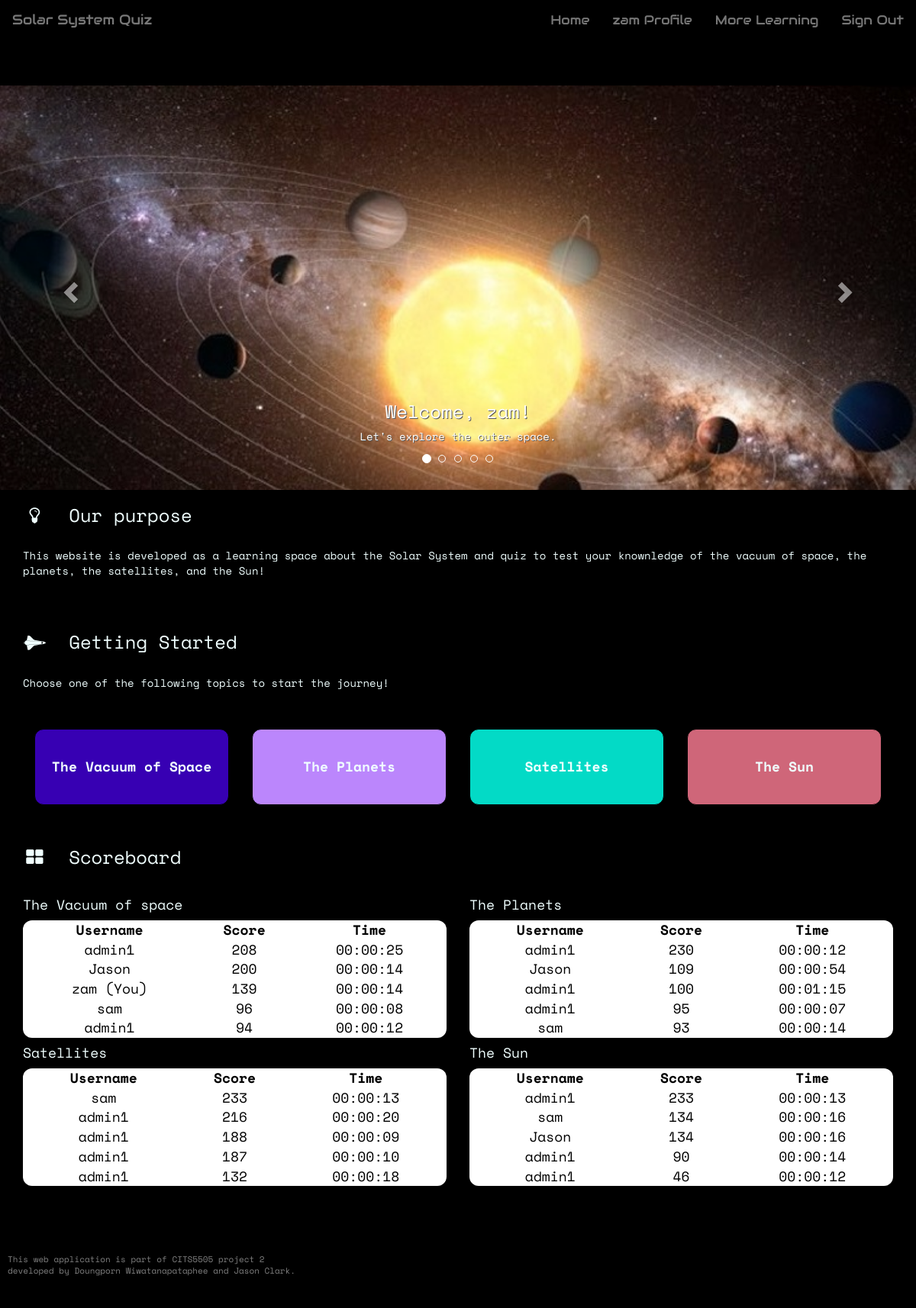
Page /home (signed in) on the earlier database version.
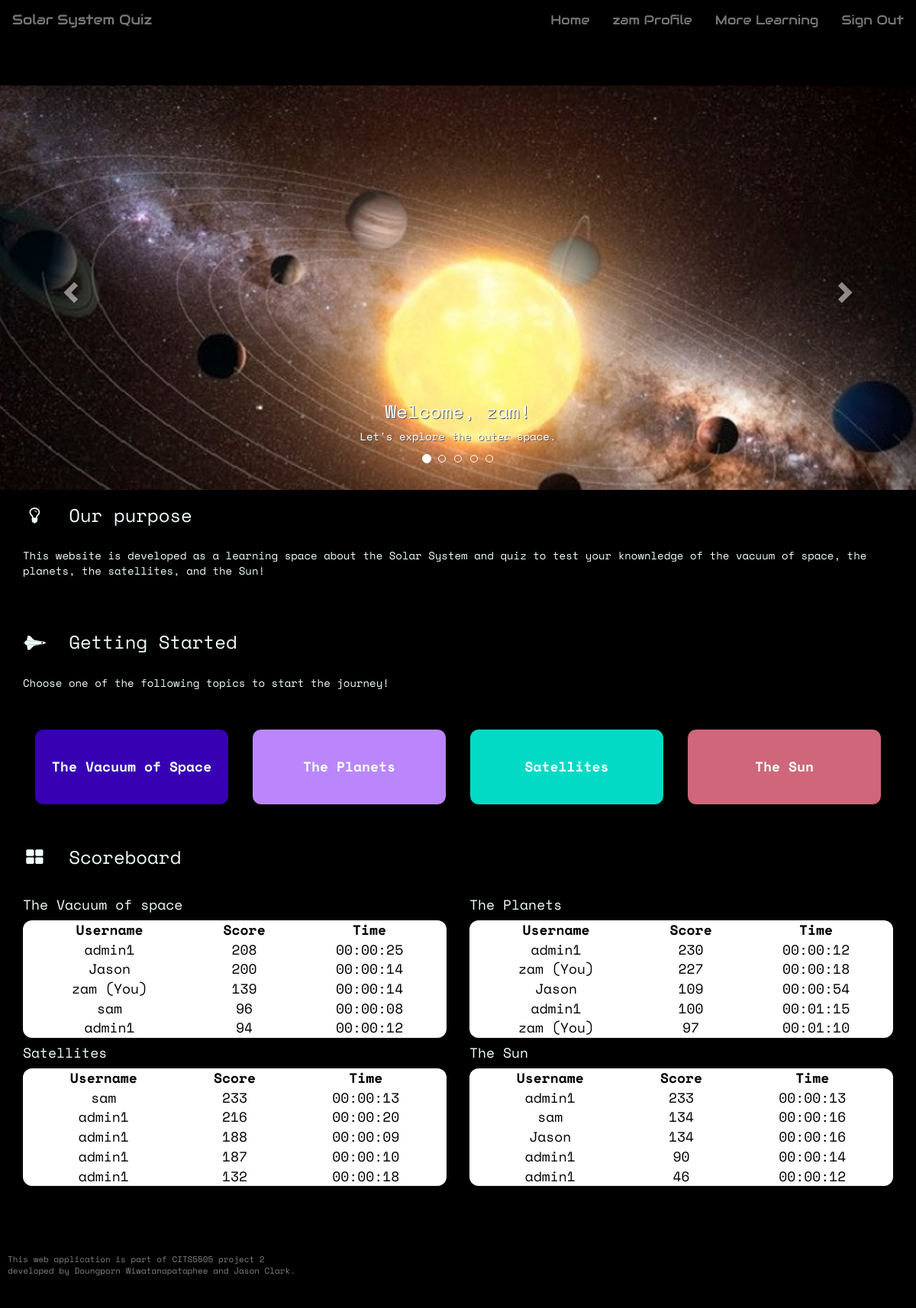
Same page on the later database version.
### app/models.py (models this page shows, shortened)
class QuestionSet(db.Model):
    __tablename__ = 'questionset'
    id = db.Column(db.Integer, primary_key = True)
    name = db.Column(db.String(64))
    module = db.Column(db.String(64))
    number_of_questions = db.Column(db.Integer)
    child = db.relationship("CurrentQuestion")
    score_child = db.relationship('Score', backref= 'questionset_parent')

class Score(db.Model):
    __tablename__ = 'score'
    id = db.Column(db.Integer, primary_key = True)
    user_id = db.Column(db.Integer, db.ForeignKey('user_table.id'))
    questionset_id = db.Column(db.Integer, db.ForeignKey('questionset.id'))
    score = db.Column(db.Integer, default=0)
    time_taken = db.Column(db.Time, default=0)

class User(UserMixin, db.Model):
    __tablename__ = 'user_table'
    id = db.Column(db.Integer, primary_key=True)
    username = db.Column(db.String(64), index=True, unique=True)
    user_type = db.Column(db.String(64))
    email = db.Column(db.String(120), index=True, unique=True)
    password_hash = db.Column(db.String(128))
    posts = db.relationship('Post', backref='author', lazy='dynamic')
    about_me = db.Column(db.String(140))
    last_seen = db.Column(db.DateTime, default=datetime.utcnow)
    score_child = db.relationship("Score", backref = 'user_parent')
    quiz_unlocked = db.Column(db.Integer, default=0)

### app/routes.py (the view)
@app.route('/', methods = ['GET','POST'])
@app.route('/index', methods = ['GET','POST'])
@app.route('/home', methods = ['GET','POST'])
def home():
    questionSet = QuestionSet.query.all()
    vacuum_score = Score.query.filter_by(questionset_id=2).order_by(Score.score.desc()).all()
    planet_score = Score.query.filter_by(questionset_id=3).order_by(Score.score.desc()).all()
    satellite_score = Score.query.filter_by(questionset_id=4).order_by(Score.score.desc()).all()
    sun_score = Score.query.filter_by(questionset_id=5).order_by(Score.score.desc()).all()
    return render_template('home.html', questionSet=questionSet, vacuum_score=vacuum_score,
    planet_score=planet_score, satellite_score=satellite_score, sun_score=sun_score)

### app/models.py (called while the page is built)
@login.user_loader
def load_user(id):
    return User.query.get(int(id))

### app/routes.py (called while the page is built)
@app.before_request
def before_request():
    from_zone = tz.tzutc()
    to_zone = tz.tzlocal()
    utc = datetime.utcnow()
    utc = utc.replace(tzinfo=from_zone)
    central = utc.astimezone(to_zone)   # convert to local timezone
    if current_user.is_authenticated:
        current_user.last_seen = central
        db.session.commit()

### app/templates/home.html (shortened to what the changed rows need)
{% extends 'base.html' %}
{% block body %}
<div class="container" id='main_content'>
    <br>
    <br><br>
    <br>
    {% if current_user.is_authenticated %}
    <br><br>
    {% for qset in questionSet %}
      <div class='container-fluid col-xs-3' name='module'>
        <button class="module-button" id="{{ qset.name }}" onclick="window.location.href='{{ url_for('learning_module', module=qset.module) }}'">
          <b>{{ qset.name }}</b>
        </button>
      </div>
    {% endfor %}
    <br>
    <div class="row">
    <div class="col-xs-6">
    <table class="result-table">
        <thead>
            <tr>
                <th>Username</th>
                <th>Score</th>
                <th>Time</th>
            </tr>
        </thead>
        <tbody>
        {% for score in vacuum_score %}
        {%  if loop.index <= 5  %}
            <tr>
                {% if current_user.id == score.user_parent.id %}
                <td>{{ score.user_parent.username }} (You)</td>
                {% else %}
                <td>{{ score.user_parent.username }}</td>
                {% endif %}
                <td>{{ score.score }}</td>
                <td>{{ score.time_taken }}</td>
            </tr>
        {% endif %}
        {% endfor %}
        </tbody>
    </table>
    </div>
    <div class="col-xs-6">
    <table class="result-table">
        <thead>
            <tr>
                <th>Username</th>
                <th>Score</th>
                <th>Time</th>
            </tr>
        </thead>
        <tbody>
        {% for score in planet_score %}
        {%  if loop.index <= 5  %}
            <tr>
                {% if current_user.id == score.user_parent.id %}
                <td>{{ score.user_parent.username }} (You)</td>
                {% else %}
                <td>{{ score.user_parent.username }}</td>
                {% endif %}
                <td>{{ score.score }}</td>
                <td>{{ score.time_taken }}</td>
            </tr>
        {% endif %}
        {% endfor %}
        </tbody>
    </table>
    </div>
    </div>
    <div class="row">
    <div class="col-xs-6">
    <table class="result-table">
        <thead>
            <tr>
                <th>Username</th>
                <th>Score</th>
                <th>Time</th>
            </tr>
        </thead>
        <tbody>
        {% for score in satellite_score %}
        {%  if loop.index <= 5  %}
            <tr>
                {% if current_user.id == score.user_parent.id %}
                <td>{{ score.user_parent.username }} (You)</td>
                {% else %}
                <td>{{ score.user_parent.username }}</td>
                {% endif %}
                <td>{{ score.score }}</td>
                <td>{{ score.time_taken }}</td>
            </tr>
        {% endif %}
        {% endfor %}
        </tbody>
    </table>
    </div>
    <div class="col-xs-6">
    <table class="result-table">
        <thead>
            <tr>
                <th>Username</th>
                <th>Score</th>
                <th>Time</th>
            </tr>
        </thead>
        <tbody>
        {% for score in sun_score %}
        {%  if loop.index <= 5  %}
            <tr>
                {% if current_user.id == score.user_parent.id %}
                <td>{{ score.user_parent.username }} (You)</td>
                {% else %}
                <td>{{ score.user_parent.username }}</td>
                {% endif %}
                <td>{{ score.score }}</td>
                <td>{{ score.time_taken }}</td>
            </tr>
        {% endif %}
        {% endfor %}
        </tbody>
    </table>
    </div>
    </div>
  {% endif %}
</div>
{% endblock %}

Differences in the rows shown:
no longer on this page (row unchanged): Score: user_parent.username "admin1", score "95", time_taken "00:00:07", shown under "The Planets"
no longer on this page (row unchanged): Score: user_parent.username "sam", score "93", time_taken "00:00:14", shown under "The Planets"
added Score: user_parent.username "zam", score "227", time_taken "00:00:18", shown under "The Planets"
added Score: user_parent.username "zam", score "97", time_taken "00:01:10", shown under "The Planets"
